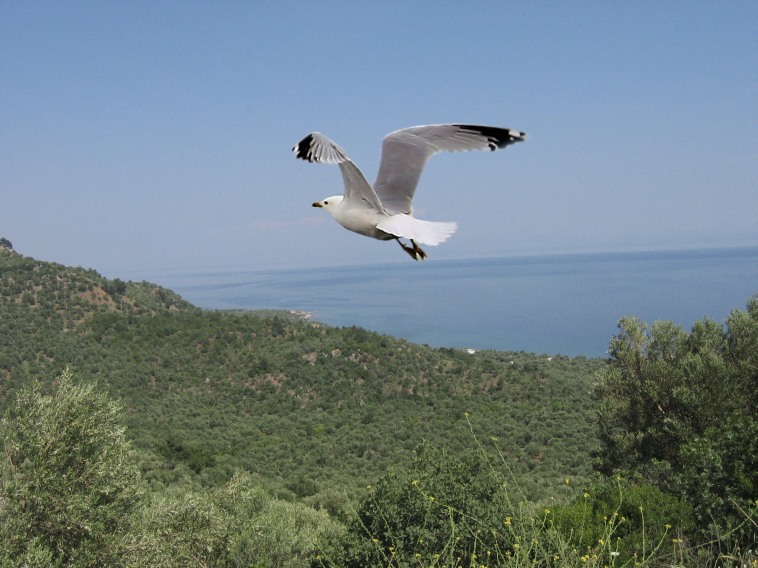
%> input picture matlab_toolbox/Algorithms/CFA3/tampered2.jpg, 2272 x 1704 px (shown at 1/3 size)
$ octave --eval "result = analyze('../CFA3/tampered2.jpg');"   (GNU Octave 9; MATLAB toolbox functions it lacks are replaced by stand-ins)
%> lines starting %> are read from the running program, lines starting %| are printed output that depends on the picture
### matlab_toolbox/Util/CleanUpImage.m
function [ im_out ] = CleanUpImage( filename )
%> called with filename = '../CFA3/tampered2.jpg'
% This function serves as a replacement for imread(), covering many extreme
% cases that occasionally appear in real-world datasets. This includes images
% with other than three channels and uint16 images. These images are all
% converted to 3-channel uint8 images.

im=imread(filename);
%> im is the input picture: size 1704x2272x3 uint8; mean R, G, B 112.3, 128.8, 133.9

if numel(size(im))>3
    im=im(:,:,:,1,1,1,1);
end

dots=strfind(filename,'.');
extension=filename(dots(end):end);

if strcmpi(extension,'.gif') && size(im,3)<3
    [im_gif,gif_map] =imread(filename);
    im_gif=im_gif(:,:,:,1);
    im=uint8(ind2rgb(im_gif,gif_map)*255);
end

if size(im,3)<3
    im(:,:,2)=im(:,:,1);
    im(:,:,3)=im(:,:,1);
end


if size(im,3)>3
    im=im(:,:,1:3);
end

if isa(im,'uint16')
    im=uint8(floor(double(im)/256));
end

im_out=im;

end

### matlab_toolbox/Algorithms/GHO/Ghost.m
function [OutputX, OutputY, dispImages, imin, Qualities, mins]=Ghost(imorig, checkDisplacements)
%> called with checkDisplacements = 0
    % Copyright (C) 2016 Markos Zampoglou
    % Information Technologies Institute, Centre for Research and Technology Hellas
    % 6th Km Harilaou-Thermis, Thessaloniki 57001, Greece
    %
    % This code implements the algorithm presented in:
    % Farid, Hany. "Exposing digital forgeries from JPEG ghosts."
    % Information Forensics and Security, IEEE Transactions on 4, no. 1
    % (2009): 154-160.
    %
    % checkDisplacements: whether to run comparisons for all 8x8 displacements in order to find the
    % best NA-match. 1 for true, 0 for false (just use (0,0)).
    % smoothFactor=moving average size
    %

    minQ=51;
    maxQ=100;
    stepQ=1;

    if checkDisplacements==1
        maxDisp=7;
    else
        maxDisp=0;
    end

    mins=[];
    Output=[];

    smoothing_b=17;
    Offset=(smoothing_b-1)/2;

    for ii=minQ:stepQ:maxQ
        imwrite(imorig,'tmpResave.jpg','JPEG','Quality',ii);
        tmpResave=double(imread('tmpResave.jpg'));
        Deltas=[];
        overallDelta=[];
        for dispx=0:maxDisp
            for dispy=0:maxDisp
                DisplacementIndex=dispx*8+dispy+1;
                tmpResave_disp=tmpResave(1+dispx:end,1+dispy:end,:);
                imorig_disp=double(imorig(1:end-dispx,1:end-dispy,:));
                Comparison=(imorig_disp-tmpResave_disp).^2;

                h = fspecial('average', smoothing_b);
                for jj=1:size(Comparison,3)
                    Comparison(:,:,jj)=filter2(h,Comparison(:,:,jj));
                end
                Comparison=Comparison(Offset+1:end-Offset,Offset+1:end-Offset,:);

                Deltas{DisplacementIndex}=mean(Comparison,3);
                %Deltas{DisplacementIndex}(1:5,1:5)
                %Deltas{DisplacementIndex}(end-4:end,end-4:end)
                overallDelta(DisplacementIndex)=mean(mean(Deltas{DisplacementIndex}));
            end
        end
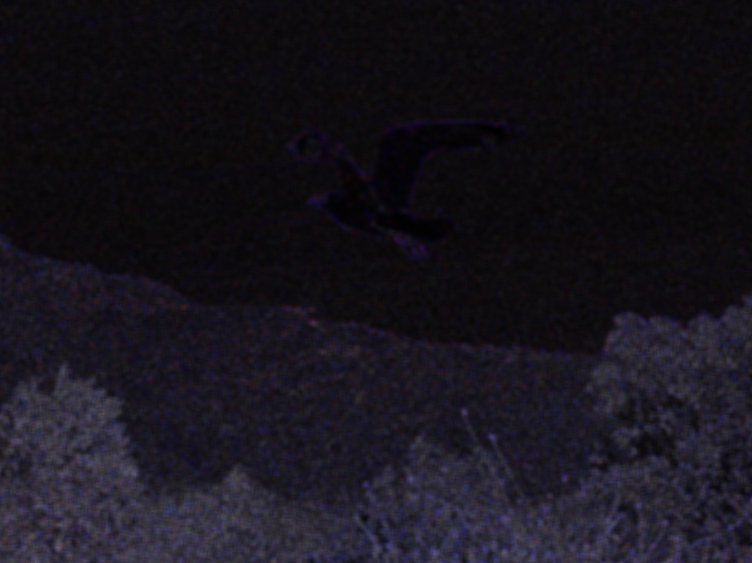
%> Comparison: size 1688x2256x3 double (shown at 1/3 size); mean R, G, B 24, 20.8, 29.3
%> after the loop, Deltas = 1 item

        [minOverallDelta,minInd]=min(overallDelta);
%> minOverallDelta = 24.69; minInd = 1
        mins((ii-minQ)/stepQ+1)=minInd;
        Output((ii-minQ)/stepQ+1)=minOverallDelta;
        delta=Deltas{minInd};
        delta=(delta-min(min(delta)))/(max(max(delta))-min(min(delta)));
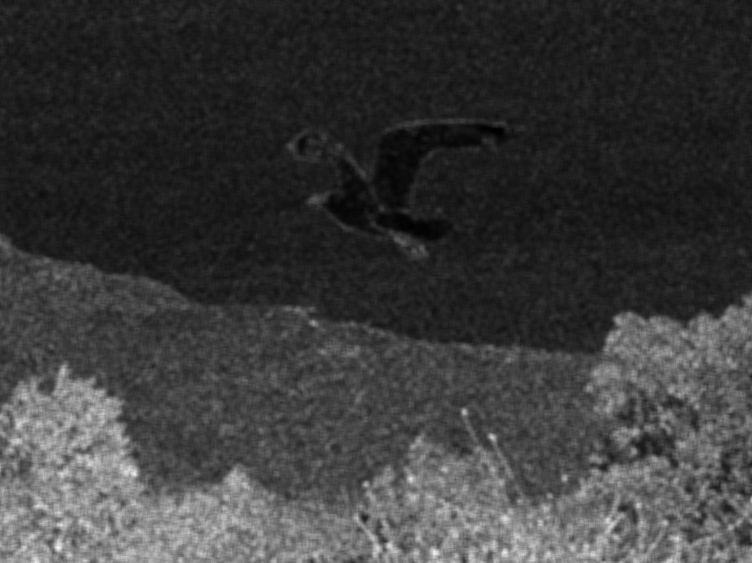
%> delta: size 1688x2256 double (shown at 1/3 size); min 0, max 1, mean 0.235

        dispImages{(ii-minQ)/stepQ+1}=imresize(single(delta),round(size(delta)/4),'method','box');
    end

    OutputY=Output;
    OutputX=minQ:stepQ:maxQ;
    %OutputY=smooth(OutputY,smoothFactor);
    [xmax,imax,xmin,imin] = extrema(OutputY);
    imin=sort(imin);
    Qualities=imin*stepQ+minQ-1;

### matlab_toolbox/Algorithms/GHO/analyze.m
function [OutputMap] = analyze( imPath )
    %ANALYZE Summary of this function goes here
    %   Detailed explanation goes here
    im=CleanUpImage(imPath);
    checkDisplacements=0;
    smoothFactor=1;
    [OutputX, OutputY, dispImages, imin, Qualities, Mins]=Ghost(im, checkDisplacements);
    OutputMap = dispImages;
end
%> (the run ends here)
